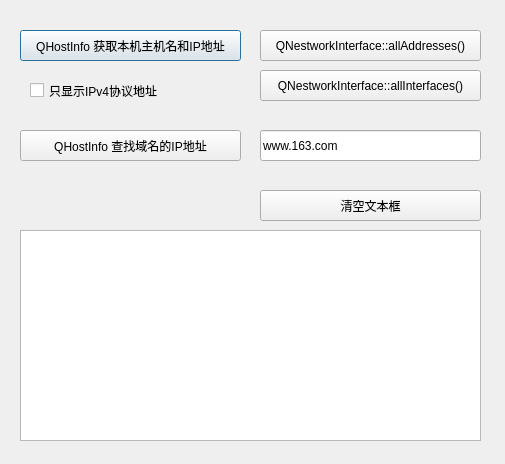
<?xml version="1.0" encoding="UTF-8"?>
<ui version="4.0">
 <class>Dialog</class>
 <widget class="QDialog" name="Dialog">
  <property name="geometry">
   <rect>
    <x>0</x>
    <y>0</y>
    <width>505</width>
    <height>464</height>
   </rect>
  </property>
  <property name="windowTitle">
   <string>Dialog</string>
  </property>
  <widget class="QPushButton" name="btnGetHostInfo">
   <property name="geometry">
    <rect>
     <x>20</x>
     <y>30</y>
     <width>221</width>
     <height>31</height>
    </rect>
   </property>
   <property name="text">
    <string>QHostInfo 获取本机主机名和IP地址</string>
   </property>
  </widget>
  <widget class="QPushButton" name="btnDetail">
   <property name="geometry">
    <rect>
     <x>260</x>
     <y>30</y>
     <width>221</width>
     <height>31</height>
    </rect>
   </property>
   <property name="text">
    <string>QNestworkInterface::allAddresses()</string>
   </property>
  </widget>
  <widget class="QCheckBox" name="chkOnlyIPv4">
   <property name="geometry">
    <rect>
     <x>30</x>
     <y>80</y>
     <width>181</width>
     <height>21</height>
    </rect>
   </property>
   <property name="text">
    <string>只显示IPv4协议地址</string>
   </property>
  </widget>
  <widget class="QPushButton" name="btnALLInterface">
   <property name="geometry">
    <rect>
     <x>260</x>
     <y>70</y>
     <width>221</width>
     <height>31</height>
    </rect>
   </property>
   <property name="text">
    <string>QNestworkInterface::allInterfaces()</string>
   </property>
  </widget>
  <widget class="QPushButton" name="btnLookup">
   <property name="geometry">
    <rect>
     <x>20</x>
     <y>130</y>
     <width>221</width>
     <height>31</height>
    </rect>
   </property>
   <property name="text">
    <string>QHostInfo 查找域名的IP地址</string>
   </property>
  </widget>
  <widget class="QLineEdit" name="editHost">
   <property name="geometry">
    <rect>
     <x>260</x>
     <y>130</y>
     <width>221</width>
     <height>31</height>
    </rect>
   </property>
   <property name="text">
    <string>www.163.com</string>
   </property>
  </widget>
  <widget class="QPushButton" name="pushButton_5">
   <property name="geometry">
    <rect>
     <x>260</x>
     <y>190</y>
     <width>221</width>
     <height>31</height>
    </rect>
   </property>
   <property name="text">
    <string>清空文本框</string>
   </property>
  </widget>
  <widget class="QPlainTextEdit" name="plainTextEdit">
   <property name="geometry">
    <rect>
     <x>20</x>
     <y>230</y>
     <width>461</width>
     <height>211</height>
    </rect>
   </property>
  </widget>
 </widget>
 <layoutdefault spacing="6" margin="11"/>
 <resources/>
 <connections/>
</ui>
